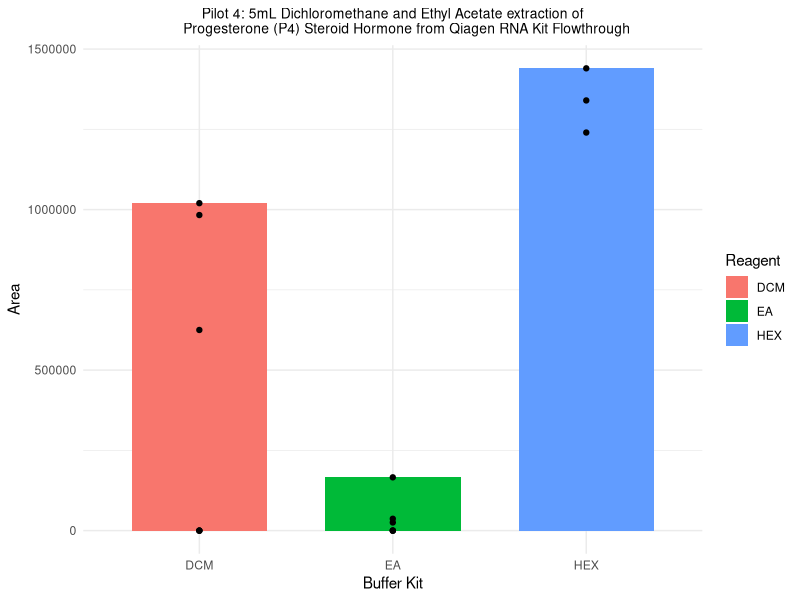
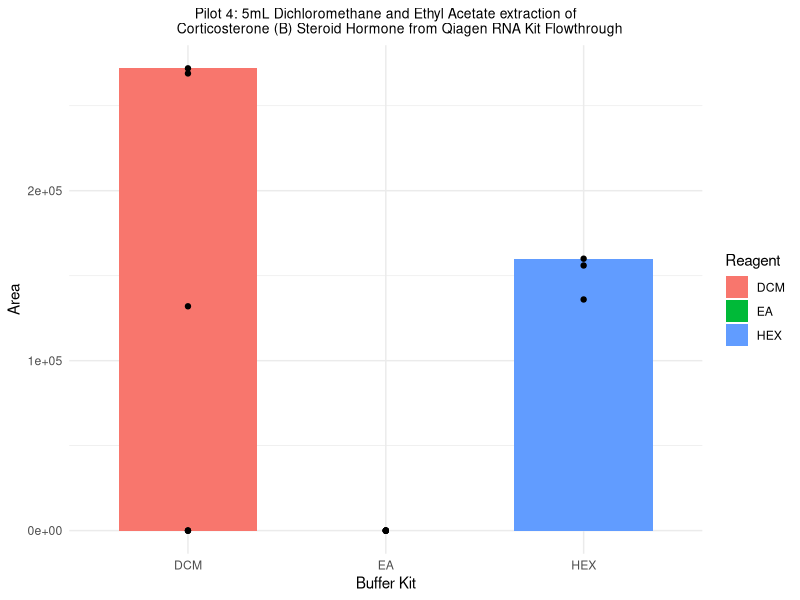
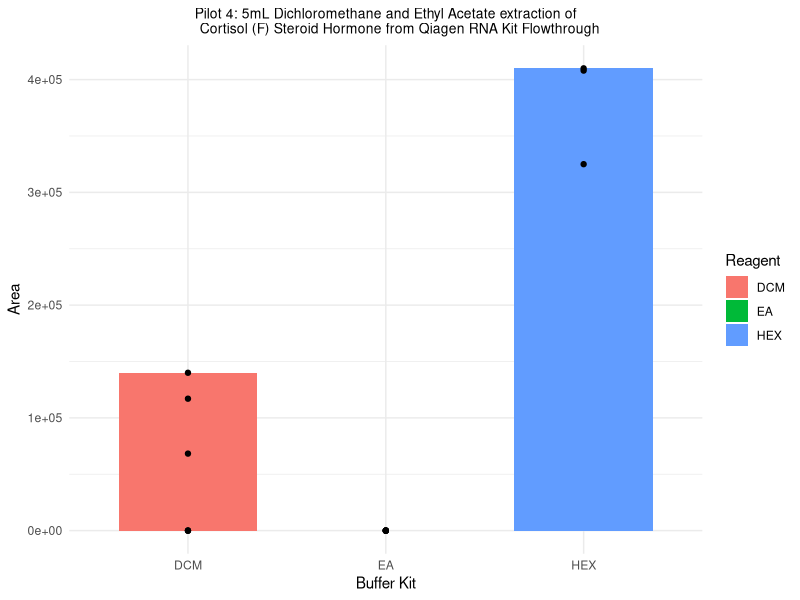

Recreate these plots in R, in order.
## February 4, 2024 - Pilot 4
# Reagents: Ethyl Acetate (EA) and Dichloromethane (DCM) - higher volumes

# Load necessary libraries
library(tidyverse)
library(ggplot2)
library(cowplot)
library(forcats)
library(dplyr)
set.seed(1234)

# Initial read of csv data from Multiquant
pilot4_data <- read.csv("data/feb4data_5mlDCMEA.csv")
pilot4_data

# Cleaning data types
pilot4_data_cleaned <- pilot4_data %>%
  mutate(area_p4 = as.numeric(area_p4)) %>% 
  mutate(area_f = as.numeric(area_f)) %>% 
  mutate(area_b = as.numeric(area_b)) %>% 
  mutate(reagent = as.factor(reagent)) %>%
  mutate(buffer = as.factor(buffer)) %>%
  mutate(area_p4 = coalesce(area_p4, 0)) %>%  # Removal of NA values - keep?
  mutate(area_f = coalesce(area_f, 0)) %>% 
  mutate(area_b = coalesce(area_b, 0)) %>% 
  as.data.frame()

pilot4_data_cleaned

# Plotting bar graph of pilot 4 area data per treatment
# P4 Progesterone graph
pilot4_bar_p4 <- 
  ggplot() + 
  geom_bar(data = pilot4_data_cleaned,
           aes(x = fct_inorder(reagent), 
               y = (area_p4),
               fill = as.factor(reagent)),
           stat = "identity",
           position = "dodge",
           width = 0.7,
           na.rm = TRUE
  ) +
  geom_jitter(data = pilot4_data_cleaned,
              aes(x = reagent,
                  y = area_p4),
              stat = "identity",
              position = position_jitter(height = 0,
                                         width = 0)) +
  
  labs(title = "Pilot 4: 5mL Dichloromethane and Ethyl Acetate extraction of
       Progesterone (P4) Steroid Hormone from Qiagen RNA Kit Flowthrough",
       x = "Buffer Kit",
       y = "Area",
       fill = "Reagent"
  ) +
  
  theme_minimal() +
  theme(plot.title = element_text(hjust = 0.5, size = 10)
  )  

pilot4_bar_p4

# B Corticosterone graph
pilot4_bar_b <- 
  ggplot() + 
  geom_bar(data = pilot4_data_cleaned,
           aes(x = fct_inorder(reagent), 
               y = (area_b),
               fill = as.factor(reagent)),
           stat = "identity",
           position = "dodge",
           width = 0.7,
           na.rm = TRUE
  ) +
  geom_jitter(data = pilot4_data_cleaned,
              aes(x = reagent,
                  y = area_b),
              stat = "identity",
              position = position_jitter(height = 0,
                                         width = 0)) +
  
  labs(title = "Pilot 4: 5mL Dichloromethane and Ethyl Acetate extraction of
       Corticosterone (B) Steroid Hormone from Qiagen RNA Kit Flowthrough",
       x = "Buffer Kit",
       y = "Area",
       fill = "Reagent"
  ) +
  
  theme_minimal() +
  theme(plot.title = element_text(hjust = 0.5, size = 10)
  )  

pilot4_bar_b

# F Cortisol graph
pilot4_bar_f <- 
  ggplot() + 
  geom_bar(data = pilot4_data_cleaned,
           aes(x = fct_inorder(reagent), 
               y = (area_f),
               fill = as.factor(reagent)),
           stat = "identity",
           position = "dodge",
           width = 0.7,
           na.rm = TRUE
  ) +
  geom_jitter(data = pilot4_data_cleaned,
              aes(x = reagent,
                  y = area_f),
              stat = "identity",
              position = position_jitter(height = 0,
                                         width = 0)) +
  
  labs(title = "Pilot 4: 5mL Dichloromethane and Ethyl Acetate extraction of
       Cortisol (F) Steroid Hormone from Qiagen RNA Kit Flowthrough",
       x = "Buffer Kit",
       y = "Area",
       fill = "Reagent"
  ) +
  
  theme_minimal() +
  theme(plot.title = element_text(hjust = 0.5, size = 10)
  )  

pilot4_bar_f
